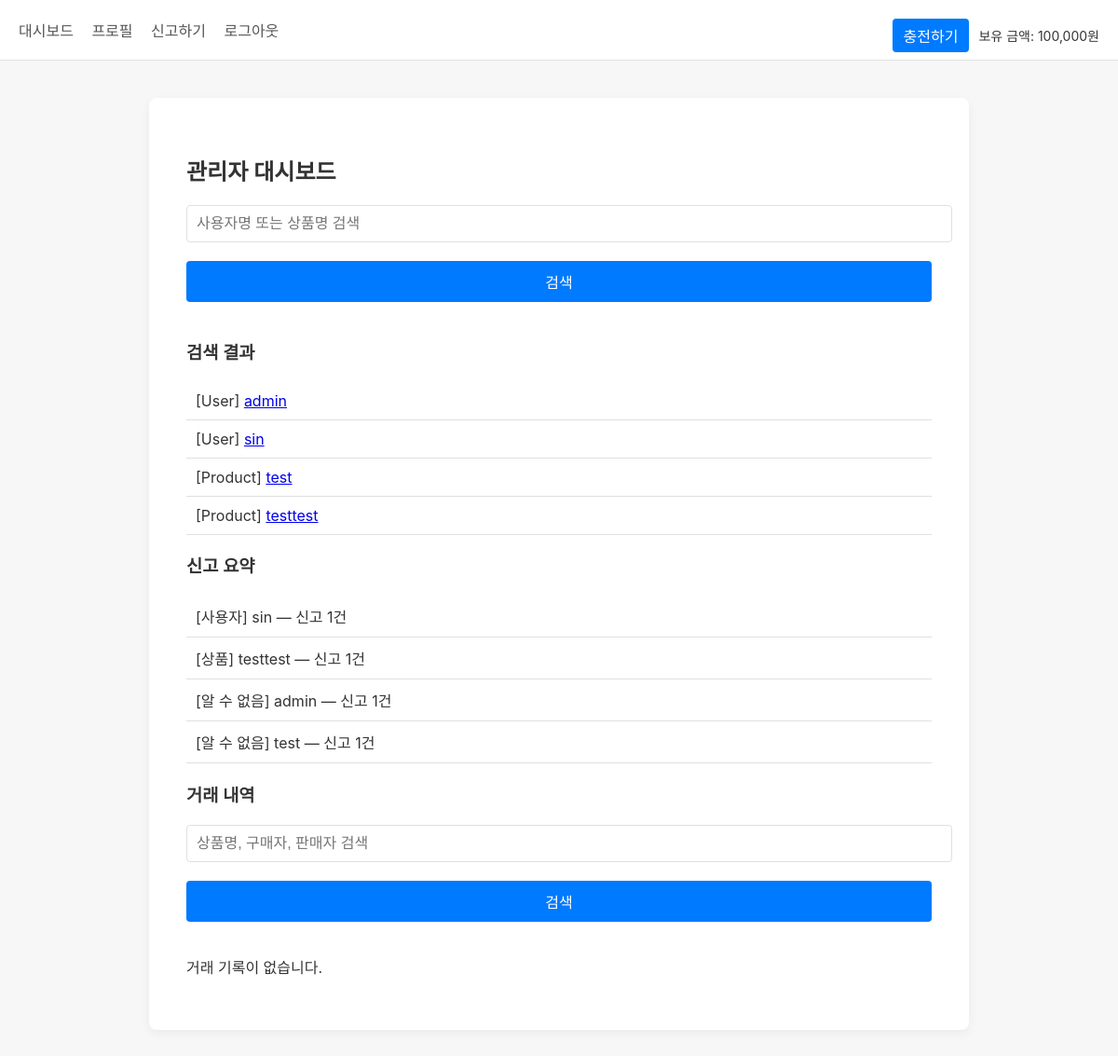
/admin (signed in), run on the app's committed database.
### tables this page shows
CREATE TABLE user (
                id TEXT PRIMARY KEY,
                username TEXT UNIQUE NOT NULL,
                password TEXT NOT NULL,
                bio TEXT,
                cash INTEGER DEFAULT 0,
                ban INTEGER DEFAULT 0,
                is_admin INTEGER DEFAULT 0
            );

CREATE TABLE product (
                id TEXT PRIMARY KEY,
                title TEXT NOT NULL,
                description TEXT NOT NULL,
                price TEXT NOT NULL,
                seller_id TEXT NOT NULL
            );

### app.py (the view)
@app.route('/admin')
def admin_page():
    if not g.user or g.user['is_admin'] != 1:
        abort(403)
    db = get_db()
    cursor = db.cursor()
    keyword = request.args.get('q', '').strip()
    results = []
    if keyword:
        like = f"%{keyword}%"
        cursor.execute("SELECT id, username FROM user WHERE username LIKE ?", (like,))
        for u in cursor.fetchall():
            results.append({'type': 'User', 'id': u['id'], 'label': u['username']})
        cursor.execute("SELECT id, title FROM product WHERE title LIKE ?", (like,))
        for p in cursor.fetchall():
            results.append({'type': 'Product', 'id': p['id'], 'label': p['title']})
    else:
        cursor.execute("SELECT id, username FROM user")
        for u in cursor.fetchall():
            results.append({'type': 'User', 'id': u['id'], 'label': u['username']})
        cursor.execute("SELECT id, title FROM product")
        for p in cursor.fetchall():
            results.append({'type': 'Product', 'id': p['id'], 'label': p['title']})
    cursor.execute("""
        SELECT
            report.target_id,
            COALESCE(product.title, user.username) AS title,
            CASE
                WHEN product.title IS NOT NULL THEN '상품'
                WHEN user.username IS NOT NULL THEN '사용자'
                ELSE '알 수 없음'
            END AS target_type,
            COUNT(*) AS report_count
        FROM report
        LEFT JOIN product ON report.target_id = product.id
        LEFT JOIN user ON report.target_id = user.id
        GROUP BY report.target_id
    """)
    report_summary = cursor.fetchall()
    cursor.execute("""
        SELECT p.id, u1.username AS buyer,
        u2.username AS seller, p.product_title,
        p.product_price, p.purchased_at
        FROM purchase p
        JOIN user u1 ON p.buyer_id = u1.id
        JOIN user u2 ON p.seller_id = u2.id
        ORDER BY p.purchased_at DESC
    """)
    purchase_history = cursor.fetchall()
    purchase_keyword = request.args.get('purchase_q', '').strip()
    purchase_query = """
        SELECT purchase.*, buyer.username AS buyer_name, seller.username AS seller_name
        FROM purchase
        JOIN user AS buyer ON purchase.buyer_id = buyer.id
        JOIN user AS seller ON purchase.seller_id = seller.id
    """
    params = ()
    if purchase_keyword:
        purchase_query += """
            WHERE product_title LIKE ? OR buyer.username LIKE ? OR seller.username LIKE ?
        """
        keyword_like = f"%{purchase_keyword}%"
        params = (keyword_like, keyword_like, keyword_like)
    purchase_query += " ORDER BY purchased_at DESC"
    cursor.execute(purchase_query, params)
    purchases = cursor.fetchall()
    return render_template(
        "admin.html",
        keyword=keyword,
        results=results,
        report_summary=report_summary,
        purchase_history=purchase_history,
        purchase_keyword=purchase_keyword
    )

### app.py (called while the page is built)
def get_db():
    db = getattr(g, '_database', None)
    if db is None:
        db = g._database = sqlite3.connect(DATABASE)
        db.row_factory = sqlite3.Row  # 결과를 dict처럼 사용하기 위함
    return db

@app.teardown_appcontext
def close_connection(exception):
    db = getattr(g, '_database', None)
    if db is not None:
        db.close()

@app.before_request
def load_user():
    g.user = None
    if 'user_id' in session:
        db = get_db()
        cursor = db.cursor()
        cursor.execute("""
            SELECT id, username, bio, cash, ban, is_admin
            FROM user WHERE id = ?
        """, (session['user_id'],))
        g.user = cursor.fetchone()
    else:
        if request.endpoint not in ('index', 'login', 'register', 'static'):
            return redirect(url_for('login'))

@app.before_request
def load_user():
    g.user = None
    if 'user_id' in session:
        db = get_db()
        cursor = db.cursor()
        cursor.execute("""
            SELECT id, username, bio, cash, ban, is_admin
            FROM user WHERE id = ?
        """, (session['user_id'],))
        g.user = cursor.fetchone()

@app.context_processor
def inject_user():
    return dict(user=g.user)

@app.template_filter('comma')
def comma_format(value):
    try:
        return f"{int(value):,}"
    except (ValueError, TypeError):
        return value

### templates/admin.html (shortened to what this page needs)
{% extends "base.html" %}
{% block content %}
  <h2>관리자 대시보드</h2>
  <form method="get" action="{{ url_for('admin_page') }}">
    <input type="text" name="q"
           placeholder="사용자명 또는 상품명 검색"
           value="{{ keyword }}">
    <button type="submit">검색</button>
  </form>
  <h3>검색 결과</h3>
  {% if results %}
    <ul>
      {% for r in results %}
        <li>
          {% if r.type == 'User' %}
            [User]
            <a href="{{ url_for('view_user_profile', user_id=r.id) }}">
              {{ r.label }}
            </a>
          {% else %}
            [Product]
            <a href="{{ url_for('view_product', product_id=r.id) }}">
              {{ r.label }}
            </a>
          {% endif %}
        </li>
      {% endfor %}
    </ul>
  {% else %}
    <p>검색 결과가 없습니다.</p>
  {% endif %}
  <h3>신고 요약</h3>
  {% if report_summary %}
    <ul>
      {% for r in report_summary %}
        <li>
          [{{ r.target_type }}] {{ r.title or r.target_id }} — 신고 {{ r.report_count }}건
        </li>
      {% endfor %}
    </ul>
  {% else %}
    <p>접수된 신고가 없습니다.</p>
  {% endif %}
  <h3>거래 내역</h3>
<form method="get" action="{{ url_for('admin_page') }}">
  <input type="text" name="purchase_q"
         placeholder="상품명, 구매자, 판매자 검색"
         value="{{ purchase_keyword }}">
  <button type="submit">검색</button>
</form>
{% if purchase_history %}
  <table border="1" cellspacing="0" cellpadding="5">
    <tr>
      <th>상품명</th>
      <th>가격</th>
      <th>구매자</th>
      <th>판매자</th>
      <th>시간</th>
      <th>삭제</th>
    </tr>
    {% for p in purchase_history %}
    <tr>
      <td>{{ p.product_title }}</td>
      <td>{{ p.product_price|comma }}원</td>
      <td>{{ p.buyer }}</td>
      <td>{{ p.seller }}</td>
      <td>{{ p.purchased_at }}</td>
      <td>
        <form method="post" action="{{ url_for('delete_purchase', purchase_id=p.id) }}">
          <button type="submit" onclick="return confirm('이 거래 기록을 삭제하시겠습니까?')">삭제</button>
        </form>
      </td>
    </tr>
    {% endfor %}
  </table>
{% else %}
  <p>거래 기록이 없습니다.</p>
{% endif %}
{% endblock %}

### templates/base.html (shortened to what this page needs)
<!DOCTYPE html>
<html lang="ko">
<head>
</head>
<body>
  <nav>
    <div>
      {% if session.get('user_id') %}
        <a href="{{ url_for('dashboard') }}">대시보드</a>
        <a href="{{ url_for('profile') }}">프로필</a>
        <a href="{{ url_for('report') }}">신고하기</a>
        <a href="{{ url_for('logout') }}">로그아웃</a>
      {% else %}
        <a href="{{ url_for('login') }}">로그인</a>
        <a href="{{ url_for('register') }}">회원가입</a>
      {% endif %}
    </div>
    {% if user %}
    <div style="position: absolute; top: 20px; right: 20px; display: flex; align-items: center; gap: 10px;">
      <form action="{{ url_for('charge') }}" method="get" style="margin: 0;">
        <button type="submit" style="padding: 6px 12px; margin: 0; width: auto; background-color: #007AFF; color: white; border: none; border-radius: 4px; cursor: pointer;">
          충전하기
        </button>
      </form>
      <span style="white-space: nowrap; font-size: 14px;">보유 금액: {{ user.cash|comma }}원</span>
    </div>
    {% endif %}
  </nav>
  <div class="container">
    {% block content %}{% endblock %}
  </div>
</body>
</html>

### templates/base.html (style rules this page uses)
body { background-color: #F7F7F7; font-family: -apple-system, BlinkMacSystemFont, "Segoe UI", Roboto, Helvetica, Arial, sans-serif; margin: 0; padding: 0; color: #333; }
nav { background-color: #fff; padding: 20px; border-bottom: 1px solid #e0e0e0; }
nav a { text-decoration: none; color: #555; margin-right: 15px; font-weight: 500; }
.container { max-width: 800px; margin: 40px auto; background-color: #fff; padding: 40px; box-shadow: 0 4px 12px rgba(0, 0, 0, 0.05); border-radius: 8px; }
h1, h2, h3 { font-weight: 600; margin-bottom: 20px; }
input, textarea, button { width: 100%; padding: 10px; margin-bottom: 20px; border: 1px solid #e0e0e0; border-radius: 4px; font-size: 16px; }
button { background-color: #007AFF; color: #fff; border: none; cursor: pointer; transition: background-color 0.2s; }
ul { list-style: none; padding: 0; }
li { padding: 10px; border-bottom: 1px solid #e0e0e0; }

### data on the page
user: cash|comma "100,000", label "admin"
user: label "sin"
product: label "test", target_type "알 수 없음", title "test", report_count "1"
product: label "testtest", target_type "상품", title "testtest", report_count "1"

### other printed values
{{ r.target_type }} "사용자" "알 수 없음"
{{ r.title or r.target_id }} "sin" "admin"
{{ r.report_count }} "1" "1"
